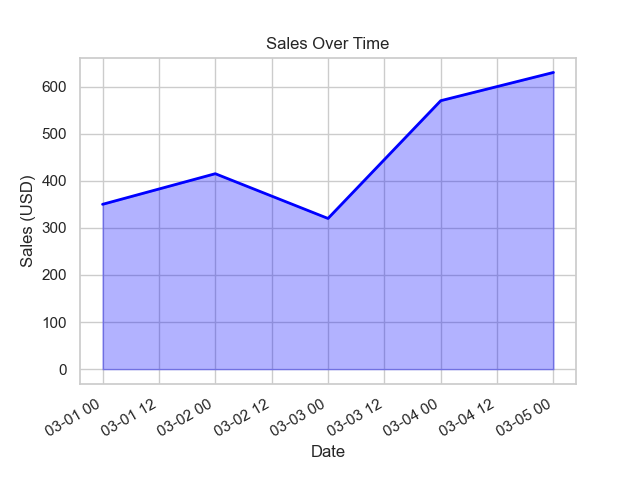

Here is the Python script that generated this plot:

import pandas as pd
import seaborn as sns
import matplotlib.pyplot as plt

# Data provided
data = [
    {'Date': '2023-03-01', 'Sales (USD)': 350},
    {'Date': '2023-03-02', 'Sales (USD)': 415},
    {'Date': '2023-03-03', 'Sales (USD)': 320},
    {'Date': '2023-03-04', 'Sales (USD)': 570},
    {'Date': '2023-03-05', 'Sales (USD)': 630}
]

# Convert list of dictionaries to a pandas DataFrame
df = pd.DataFrame(data)

# Convert the 'Date' column to datetime
df['Date'] = pd.to_datetime(df['Date'])

# Sorting the DataFrame just in case the data isn't in date order
df.sort_values('Date', inplace=True)

# Set the aesthetic style of the plots
sns.set_style('whitegrid')

# Create the line plot
sns.lineplot(data=df, x='Date', y='Sales (USD)', color="blue", lw=2)

# Use Matplotlib to fill the area under the line
plt.fill_between(df['Date'], df['Sales (USD)'], color='blue', alpha=0.3)

# Adding titles and labels
plt.title('Sales Over Time')
plt.xlabel('Date')
plt.ylabel('Sales (USD)')

# Optimize date format on x-axis
plt.gcf().autofmt_xdate()

# Display the plot
plt.show()
